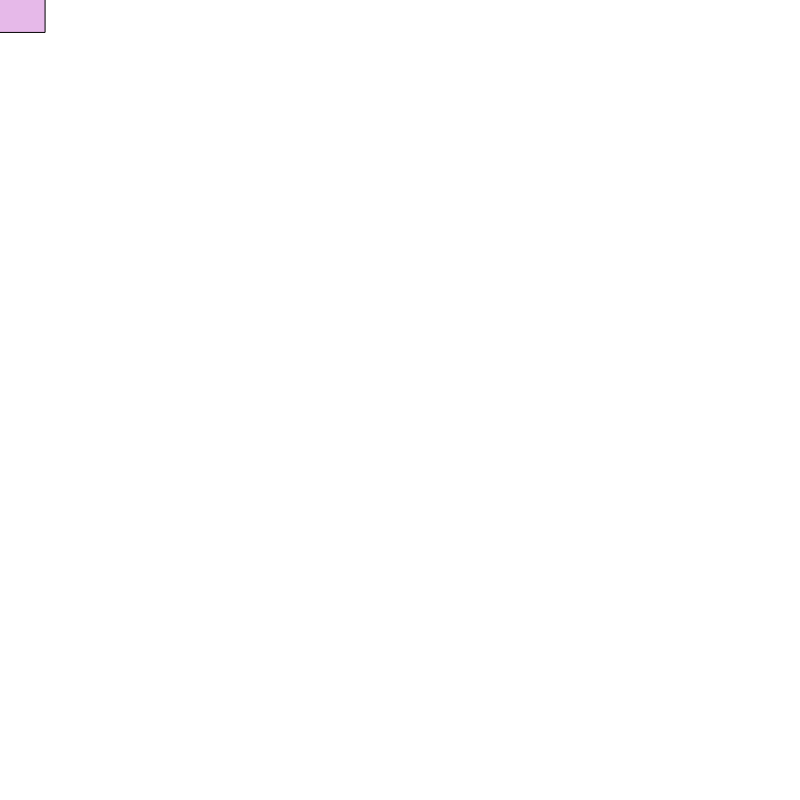
Frame 1 (no input)
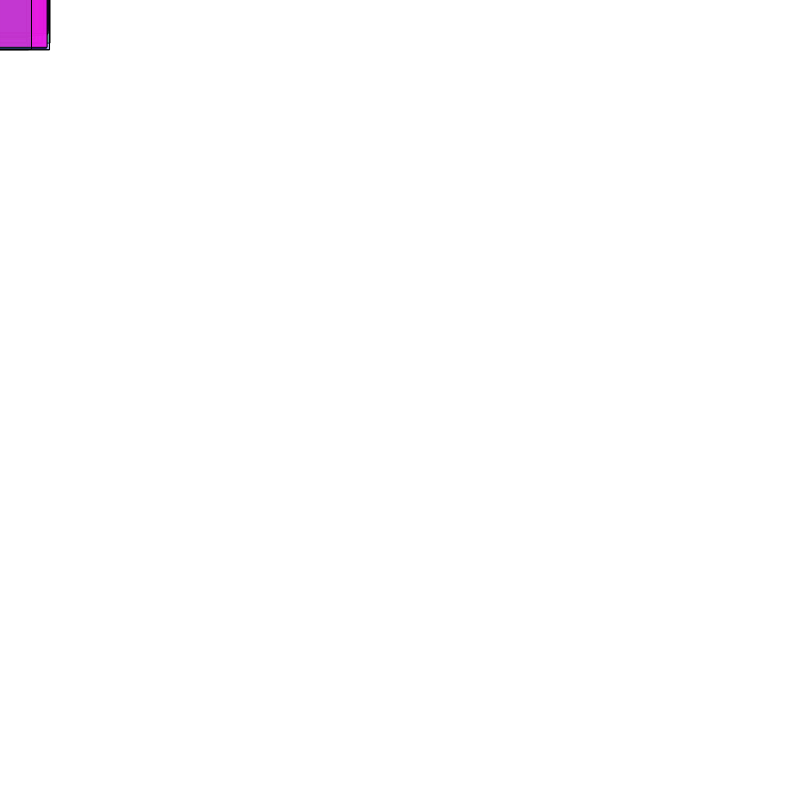
Frame 60 (no input)
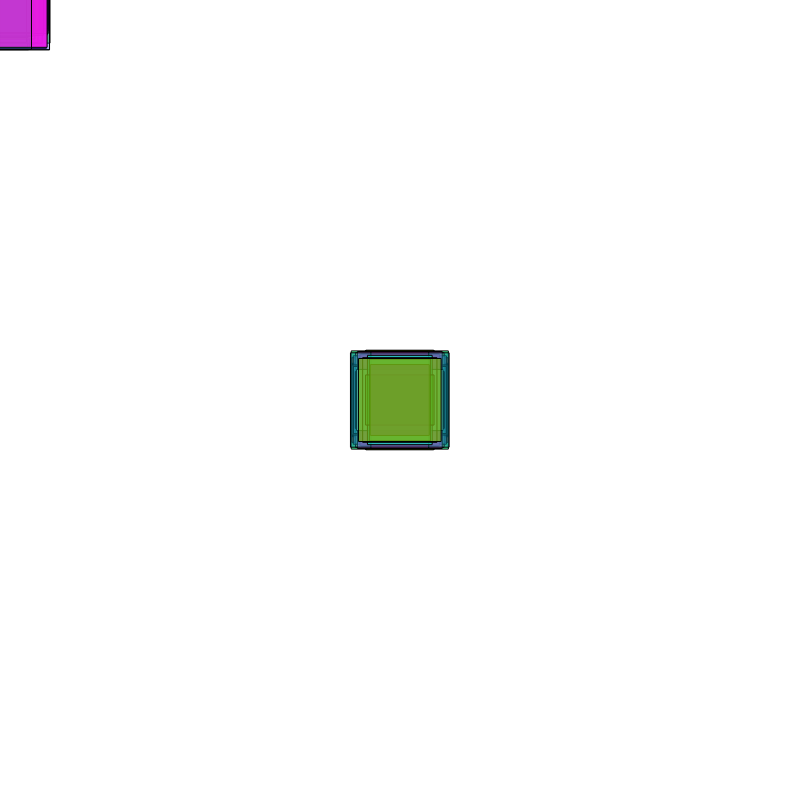
Frame 120 (the mouse pressed at the canvas centre since frame 60)

The p5.js sketch that drew these frames (run headless with seeded random() and noise() and a simulated clock; from frame 60 on, the mouse is pressed at the canvas centre):

// p5.js sketch
// ── sketch.js
function setup() {
createCanvas (800, 800);
rectMode(CENTER);

}

function draw() {
  fill(random (255), random (255), random (255), random (255));
rect (mouseX, mouseY, random (50, 100), random (50, 100));
}
